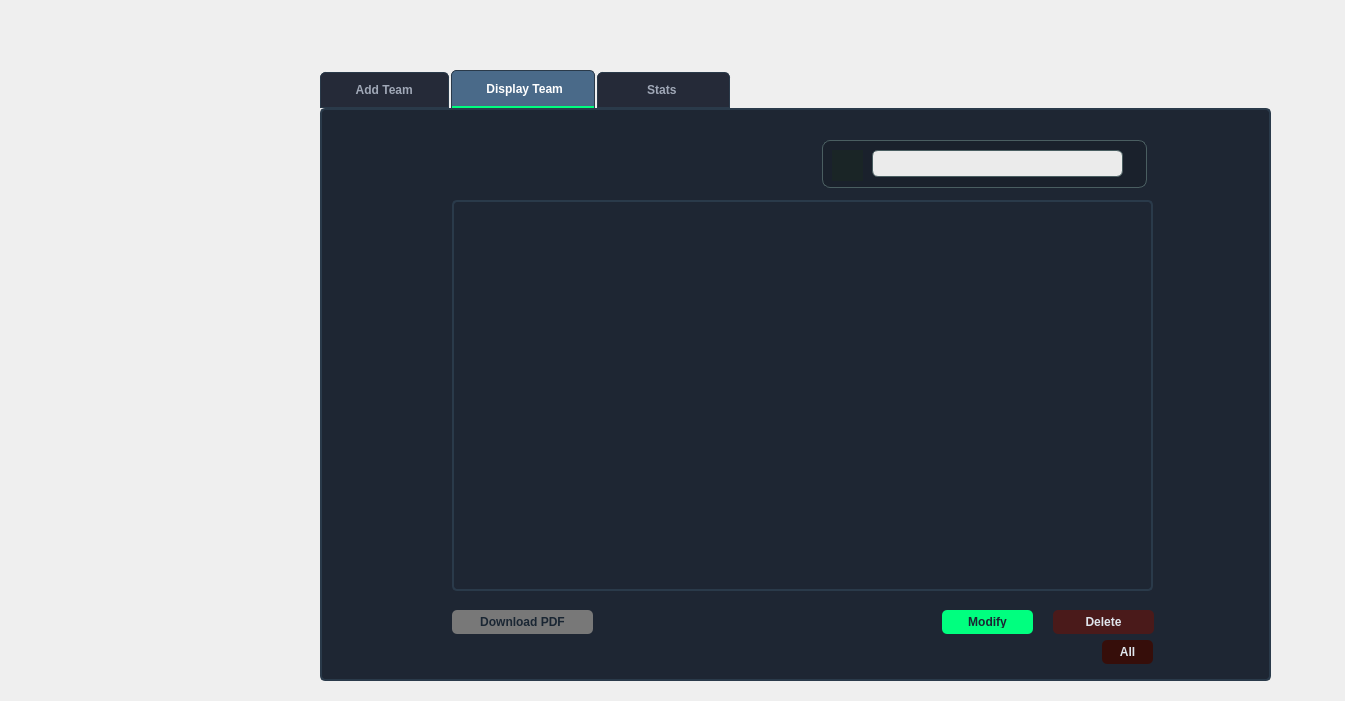
<?xml version="1.0" encoding="UTF-8"?>
<ui version="4.0">
 <class>Form</class>
 <widget class="QWidget" name="Form">
  <property name="geometry">
   <rect>
    <x>0</x>
    <y>0</y>
    <width>1345</width>
    <height>701</height>
   </rect>
  </property>
  <property name="windowTitle">
   <string>Form</string>
  </property>
  <widget class="QTabWidget" name="tabWidget">
   <property name="geometry">
    <rect>
     <x>320</x>
     <y>70</y>
     <width>951</width>
     <height>611</height>
    </rect>
   </property>
   <property name="layoutDirection">
    <enum>Qt::LayoutDirection::LeftToRight</enum>
   </property>
   <property name="styleSheet">
    <string notr="true">/* Style for the QTabWidget pane (content area) */
QTabWidget#tabWidget::pane {
    background-color: #1E2633; /* Match the form widget background */
    border: 2px solid #2A3A4A; /* Subtle blue-gray border */
    border-radius: 5px;
}

/* Style for the tab bar (tabs) */
QTabBar::tab {
    background-color: #252A38; /* Slightly lighter than the pane */
    color: #B0C0D0; /* Light grayish-blue for inactive tab text */
    padding: 10px 20px; /* Increased padding for better spacing */
    border: 1px solid #2A3A4A; /* Subtle border */
    border-top-left-radius: 5px;
    border-top-right-radius: 5px;
    margin-right: 2px; /* Space between tabs */
    font-size: 12px;
    font-weight: 500;
}

/* Style for the selected tab */
QTabBar::tab:selected {
    background-color: #2E3440; /* Darker shade for the active tab */
    color: #E0E6ED; /* Brighter text for the active tab */
    font-weight: bold;
    border-bottom: 2px solid #00FF7F; /* Green underline to match the accent */
}

/* Style for tab on hover */
QTabBar::tab:hover {
    background-color: #353F4D; /* Lighter blue-gray on hover */
    color: #E0E6ED;
}

/* Style for non-selected tabs */
QTabBar::tab:!selected {
    margin-top: 2px; /* Slightly lower non-selected tabs */
    color: #A0A8B7; /* Dimmer text for non-selected tabs */
}

/* Style for the tab bar's corner button (if any) */
QTabWidget#tabWidget QTableCornerButton::section {
    background-color: #252A38;
    border: 1px solid #2A3A4A;
}
QTabBar::tab:hover {
    background: #3d5a73; /* Slight highlight on hover */
}

QTabBar::tab:selected {
    background: #34495e;
    font-weight: bold;
}
/* Selected tab */
QTabBar::tab:selected {
    background: #4a6a89;
    color: #ffffff;
}

/* Unselected tabs */
QTabBar::tab:!selected {
    margin-top: 2px;
}</string>
   </property>
   <property name="currentIndex">
    <number>1</number>
   </property>
   <widget class="QWidget" name="tab">
    <attribute name="title">
     <string>     Add Team     </string>
    </attribute>
    <widget class="QWidget" name="widget" native="true">
     <property name="geometry">
      <rect>
       <x>220</x>
       <y>60</y>
       <width>541</width>
       <height>491</height>
      </rect>
     </property>
     <property name="styleSheet">
      <string notr="true">background-color: rgb(25, 31, 42);
    color: #FFFFFF;
    font-family: 'Segoe UI', Arial, sans-serif;
    font-size: 12px;
    border-radius: 15px;
    padding: 15px;
    spacing: 2px;
</string>
     </property>
     <layout class="QGridLayout" name="gridLayout_3">
      <item row="10" column="0">
       <widget class="QPushButton" name="button1">
        <property name="styleSheet">
         <string notr="true">background-color: #00FF7F; /* Green to match the accent */
    color: #1A2633; /* Dark blue text for contrast */
    font-size: 12px;
    font-weight: bold;
    border-radius: 5px;
    padding: 6px 12px;
    margin-left: 350px;
    margin-right: 20px;
    margin-bottom: 5px;</string>
        </property>
        <property name="text">
         <string>Confirm</string>
        </property>
       </widget>
      </item>
      <item row="3" column="0">
       <widget class="QComboBox" name="cb">
        <property name="styleSheet">
         <string notr="true">background-color: #2A3240;
  border: 1px solid #3A4A5A;
    border-radius: 5px;
    padding: 5px;
    color: #E0E6ED;
    margin-left: 15px;
    margin-right: 15px;

Qcb::drop-down {
    border-left: 1px solid #3A4A5A;
    width: 20px;
}
Qcb:focus {
    border: 1px solid #00FF7F;
    background-color: #323A48;
}</string>
        </property>
        <item>
         <property name="text">
          <string extracomment="eu">bernabeu</string>
         </property>
        </item>
        <item>
         <property name="text">
          <string extracomment="eu">Santiago Bernabéu</string>
         </property>
        </item>
        <item>
         <property name="text">
          <string extracomment="eu">Camp Nou</string>
         </property>
        </item>
        <item>
         <property name="text">
          <string extracomment="eu">Old Trafford</string>
         </property>
        </item>
        <item>
         <property name="text">
          <string extracomment="eu">Wembley Stadium</string>
         </property>
        </item>
       </widget>
      </item>
      <item row="6" column="0">
       <widget class="QLabel" name="label_10">
        <property name="styleSheet">
         <string notr="true">color: #A0A8B7;
font-weight: bold;
padding-bottom: 5px;background-color:transparent;</string>
        </property>
        <property name="text">
         <string>         Team_Logo :</string>
        </property>
       </widget>
      </item>
      <item row="1" column="0">
       <widget class="QLineEdit" name="l1">
        <property name="styleSheet">
         <string notr="true">background-color: #2A3240; /* Darker blue-gray for input fields */
    border: 1px solid #3A4A5A; /* Subtle blue-gray border */
    border-radius: 5px;
    padding: 5px;
    color: #E0E6ED; /* Light gray text for readability */
    margin-left: 15px;
    margin-right: 15px;
</string>
        </property>
        <property name="text">
         <string/>
        </property>
       </widget>
      </item>
      <item row="4" column="0">
       <widget class="QLabel" name="label_9">
        <property name="styleSheet">
         <string notr="true">color: #A0A8B7;
font-weight: bold;
padding-bottom: 5px;background-color:transparent;</string>
        </property>
        <property name="text">
         <string>         Budget :</string>
        </property>
       </widget>
      </item>
      <item row="8" column="0">
       <widget class="QLabel" name="label_11">
        <property name="styleSheet">
         <string notr="true">color: #A0A8B7;
font-weight: bold;
padding-bottom: 5px;background-color:transparent;</string>
        </property>
        <property name="text">
         <string>        Team_ABV :</string>
        </property>
       </widget>
      </item>
      <item row="0" column="0">
       <widget class="QLabel" name="label_7">
        <property name="styleSheet">
         <string notr="true">color: #A0A8B7;
font-weight: bold;
padding-bottom: 5px;background-color:transparent;</string>
        </property>
        <property name="text">
         <string>          Team_Name :</string>
        </property>
       </widget>
      </item>
      <item row="2" column="0">
       <widget class="QLabel" name="label_8">
        <property name="styleSheet">
         <string notr="true">color: #A0A8B7;
font-weight: bold;
padding-bottom: 5px;background-color:transparent;</string>
        </property>
        <property name="text">
         <string>         Home_Stadium :</string>
        </property>
       </widget>
      </item>
      <item row="5" column="0">
       <widget class="QLineEdit" name="l2">
        <property name="styleSheet">
         <string notr="true">background-color: #2A3240; /* Darker blue-gray for input fields */
    border: 1px solid #3A4A5A; /* Subtle blue-gray border */
    border-radius: 5px;
    padding: 5px;
    color: #E0E6ED; /* Light gray text for readability */
    margin-left: 15px;
    margin-right: 15px;</string>
        </property>
       </widget>
      </item>
      <item row="7" column="0">
       <widget class="QWidget" name="widget_2" native="true">
        <property name="styleSheet">
         <string notr="true">background-color: #2A3240;
    border: 1px solid #3A4A5A;
    border-radius: 5px;
    padding: 3px;
    color: #E0E6ED;
    margin-left: 15px;
    margin-right: 15px;
    margin-bottom: 15px;</string>
        </property>
        <layout class="QHBoxLayout" name="horizontalLayout">
         <item>
          <widget class="QToolButton" name="toolButton">
           <property name="styleSheet">
            <string notr="true">background-color: #1C1F2A;
border: 1px solid #2A2D3A;
border-radius: 5px;
padding: 3px;
color: white;
margin-left: 15px;
margin-right:15px;
margin-bottom:15px;</string>
           </property>
           <property name="text">
            <string>...</string>
           </property>
          </widget>
         </item>
         <item>
          <widget class="QLabel" name="label_2">
           <property name="styleSheet">
            <string notr="true">color: #A0A8B7;
padding-left: 10px;
background-color: transparent;</string>
           </property>
           <property name="text">
            <string>insert logo here</string>
           </property>
          </widget>
         </item>
        </layout>
       </widget>
      </item>
      <item row="9" column="0">
       <widget class="QLineEdit" name="l2_2">
        <property name="styleSheet">
         <string notr="true">background-color: #2A3240; /* Darker blue-gray for input fields */
    border: 1px solid #3A4A5A; /* Subtle blue-gray border */
    border-radius: 5px;
    padding: 5px;
    color: #E0E6ED; /* Light gray text for readability */
    margin-left: 15px;
    margin-right: 15px;</string>
        </property>
       </widget>
      </item>
     </layout>
    </widget>
    <widget class="QLabel" name="label_4">
     <property name="geometry">
      <rect>
       <x>320</x>
       <y>25</y>
       <width>361</width>
       <height>21</height>
      </rect>
     </property>
     <property name="font">
      <font>
       <family>PT Dusky</family>
       <pointsize>12</pointsize>
       <bold>true</bold>
      </font>
     </property>
     <property name="styleSheet">
      <string notr="true">background-color: transparent
;</string>
     </property>
     <property name="text">
      <string>FILL IN THIS FORM TO ADD A TEAM</string>
     </property>
    </widget>
    <widget class="QLabel" name="label_19">
     <property name="geometry">
      <rect>
       <x>250</x>
       <y>170</y>
       <width>17</width>
       <height>17</height>
      </rect>
     </property>
     <property name="styleSheet">
      <string notr="true">background-color:transparent;</string>
     </property>
     <property name="text">
      <string/>
     </property>
     <property name="pixmap">
      <pixmap resource="images.qrc">:/img/terrain.png</pixmap>
     </property>
     <property name="scaledContents">
      <bool>true</bool>
     </property>
    </widget>
    <widget class="QLabel" name="label_27">
     <property name="geometry">
      <rect>
       <x>250</x>
       <y>250</y>
       <width>12</width>
       <height>18</height>
      </rect>
     </property>
     <property name="styleSheet">
      <string notr="true">background-color:transparent;</string>
     </property>
     <property name="text">
      <string/>
     </property>
     <property name="pixmap">
      <pixmap resource="images.qrc">:/img/money.png</pixmap>
     </property>
     <property name="scaledContents">
      <bool>true</bool>
     </property>
    </widget>
    <widget class="QLabel" name="label_28">
     <property name="geometry">
      <rect>
       <x>250</x>
       <y>90</y>
       <width>17</width>
       <height>17</height>
      </rect>
     </property>
     <property name="styleSheet">
      <string notr="true">color: #B0C0D0;background-color:transparent;</string>
     </property>
     <property name="text">
      <string/>
     </property>
     <property name="pixmap">
      <pixmap resource="images.qrc">:/img/Userr.png</pixmap>
     </property>
     <property name="scaledContents">
      <bool>true</bool>
     </property>
    </widget>
    <widget class="QLabel" name="label_29">
     <property name="geometry">
      <rect>
       <x>250</x>
       <y>326</y>
       <width>21</width>
       <height>21</height>
      </rect>
     </property>
     <property name="styleSheet">
      <string notr="true">background-color:transparent;</string>
     </property>
     <property name="text">
      <string/>
     </property>
     <property name="pixmap">
      <pixmap resource="images.qrc">:/img/logo.png</pixmap>
     </property>
     <property name="scaledContents">
      <bool>true</bool>
     </property>
    </widget>
    <widget class="QLabel" name="label_30">
     <property name="geometry">
      <rect>
       <x>250</x>
       <y>450</y>
       <width>18</width>
       <height>16</height>
      </rect>
     </property>
     <property name="styleSheet">
      <string notr="true">background-color:transparent;</string>
     </property>
     <property name="text">
      <string/>
     </property>
     <property name="pixmap">
      <pixmap resource="images.qrc">:/img/abv.png</pixmap>
     </property>
     <property name="scaledContents">
      <bool>true</bool>
     </property>
    </widget>
    <widget class="QPushButton" name="resetButton">
     <property name="geometry">
      <rect>
       <x>780</x>
       <y>510</y>
       <width>31</width>
       <height>24</height>
      </rect>
     </property>
     <property name="styleSheet">
      <string notr="true">background-color: rgb(132, 132, 132);
       color: white;            
        font-family: Arial;      
        font-size: 12px;        
       font-weight: bold;      
        border: 1px solid grey ;
        border-radius: 5px;      
        padding: 5px 10px;        
    
</string>
     </property>
     <property name="text">
      <string/>
     </property>
     <property name="icon">
      <iconset resource="images.qrc">
       <normaloff>:/img/reset.png</normaloff>:/img/reset.png</iconset>
     </property>
    </widget>
   </widget>
   <widget class="QWidget" name="tab_2">
    <attribute name="title">
     <string>     Display Team    </string>
    </attribute>
    <widget class="QTableWidget" name="tableWidget">
     <property name="geometry">
      <rect>
       <x>130</x>
       <y>90</y>
       <width>701</width>
       <height>391</height>
      </rect>
     </property>
     <property name="styleSheet">
      <string notr="true">/* Style for the QTableWidget */

QTableWidget#tableWidget {

background-color: #1E2633; /* Match tab pane and form widget */

border: 2px solid #2A3A4A; /* Subtle blue-gray border */

gridline-color: #3A4A5A; /* Light grid lines */

alternate-background-color: #252A38; /* Alternating row color */

color: #E0E6ED; /* Light gray text */

selection-background-color: #00FF7F; /* Green selection */

selection-color: #1A2633; /* Dark blue text on selection */

border-radius: 5px;

}

QTableWidget#tableWidget::item {

padding: 5px;

border: none; /* Remove individual cell borders */

}

QTableWidget#tableWidget::item:focus {

outline: none; /* Remove focus outline */

}



/* Style for the table header */

QHeaderView::section {

background-color: #252A38; /* Match alternating row color */

color: #E0E6ED;

border: 1px solid #2A3A4A;

padding: 4px;

font-weight: bold;

border-radius: 0;

}

QTableWidget#tableWidget QTableCornerButton::section {

background-color: #252A38;

border: 1px solid #2A3A4A;

}</string>
     </property>
    </widget>
    <widget class="QFrame" name="frame_5">
     <property name="geometry">
      <rect>
       <x>500</x>
       <y>30</y>
       <width>325</width>
       <height>48</height>
      </rect>
     </property>
     <property name="styleSheet">
      <string notr="true">QFrame#frame_5 {
    background-color: #1a212c; /* Dark background to match the page */
    border: 1px solid #4A5E61; /* Slightly lighter border to match other elements */
    border-radius: 8px; /* Rounded corners to match the page's design */
}</string>
     </property>
     <property name="frameShape">
      <enum>QFrame::Shape::StyledPanel</enum>
     </property>
     <property name="frameShadow">
      <enum>QFrame::Shadow::Raised</enum>
     </property>
     <widget class="QLineEdit" name="searchBar">
      <property name="geometry">
       <rect>
        <x>50</x>
        <y>10</y>
        <width>251</width>
        <height>27</height>
       </rect>
      </property>
      <property name="styleSheet">
       <string notr="true">
/* Styling the QLineEdit (searchBar) inside frame_5 */
QFrame#frame_5 QLineEdit#searchBar {
    background-color: #ebebeb; /* Same dark background as the frame */
    border: 1px solid #4A5E61; /* Light gray border to match the page's style */
    border-radius: 6px; /* Slightly smaller radius for the inner widget */
    padding: 5px 30px 5px 10px; /* Padding to make room for the icon on the right */
    color: black; /* Light gray text to match the page's text color */
    font-size: 14px; /* Readable font size */
}
</string>
      </property>
     </widget>
     <widget class="QFrame" name="frame_7">
      <property name="geometry">
       <rect>
        <x>10</x>
        <y>10</y>
        <width>31</width>
        <height>31</height>
       </rect>
      </property>
      <property name="styleSheet">
       <string notr="true">/* Styling the QFrame (frame_7) for the search icon */
QFrame#frame_7 {
    background-color: #1A2526;
    border: none;
    border-radius: 6px 0 0 6px;
    padding: 0;
    margin: 0;
}</string>
      </property>
      <property name="frameShape">
       <enum>QFrame::Shape::StyledPanel</enum>
      </property>
      <property name="frameShadow">
       <enum>QFrame::Shadow::Raised</enum>
      </property>
      <widget class="QLabel" name="label_21">
       <property name="geometry">
        <rect>
         <x>10</x>
         <y>10</y>
         <width>15</width>
         <height>15</height>
        </rect>
       </property>
       <property name="text">
        <string/>
       </property>
       <property name="pixmap">
        <pixmap resource="images.qrc">:/img/search.png</pixmap>
       </property>
       <property name="scaledContents">
        <bool>true</bool>
       </property>
      </widget>
     </widget>
    </widget>
    <widget class="QPushButton" name="deleteButton">
     <property name="geometry">
      <rect>
       <x>731</x>
       <y>500</y>
       <width>101</width>
       <height>24</height>
      </rect>
     </property>
     <property name="styleSheet">
      <string notr="true">/* Style for the Delete button */
QPushButton#deleteButton {
    background-color: #4A1A1A; /* Muted dark red */
    color: #E0E6ED; /* Light gray text */
    font-size: 12px;
    font-weight: bold;
    border-radius: 5px;
    padding: 6px 12px;
}
QPushButton#deleteButton:hover {
    background-color: #5A2A2A; /* Lighter red on hover */
}
QPushButton#deleteButton:pressed {
    background-color: #6A3A3A; /* Darker red when pressed */
}</string>
     </property>
     <property name="text">
      <string>Delete</string>
     </property>
    </widget>
    <widget class="QPushButton" name="modifyButton">
     <property name="geometry">
      <rect>
       <x>620</x>
       <y>500</y>
       <width>101</width>
       <height>24</height>
      </rect>
     </property>
     <property name="styleSheet">
      <string notr="true">/* Style for the Modify button */
QPushButton#modifyButton {
    background-color: #00FF7F; /* Green to match the accent */
    color: #1A2633; /* Dark blue text */
    font-size: 12px;
    font-weight: bold;
    border-radius: 5px;
    padding: 6px 12px;
    margin-right: 10px;
}
QPushButton#modifyButton:hover {
    background-color: #00CC66; /* Darker green on hover */
}
QPushButton#modifyButton:pressed {
    background-color: #00994D; /* Even darker green when pressed */
}</string>
     </property>
     <property name="text">
      <string>Modify</string>
     </property>
    </widget>
    <widget class="QPushButton" name="downloadButton">
     <property name="geometry">
      <rect>
       <x>130</x>
       <y>500</y>
       <width>151</width>
       <height>24</height>
      </rect>
     </property>
     <property name="styleSheet">
      <string notr="true">/* Style for the Modify button */
QPushButton#downloadButton {
	background-color: rgb(120, 120, 120);
    color: #1A2633; /* Dark blue text */
    font-size: 12px;
    font-weight: bold;
    border-radius: 5px;
    padding: 6px 12px;
    margin-right: 10px;
}
QPushButton#downloadButton:hover {
    background-color:#ffffff ; /* Darker green on hover */
}
QPushButton#downloadButton:pressed {
    background-color: #ffffff; /* Even darker green when pressed */
}</string>
     </property>
     <property name="text">
      <string>Download PDF</string>
     </property>
    </widget>
    <widget class="QPushButton" name="deleteButton_2">
     <property name="geometry">
      <rect>
       <x>780</x>
       <y>530</y>
       <width>51</width>
       <height>24</height>
      </rect>
     </property>
     <property name="styleSheet">
      <string notr="true">/* Style for the Delete button */
QPushButton#deleteButton_2 {
    background-color: #360e0a; /* Muted dark red */
    color: #E0E6ED; /* Light gray text */
    font-size: 12px;
    font-weight: bold;
    border-radius: 5px;
    padding: 6px 12px;
}
QPushButton#deleteButton_2:hover {
    background-color: #5A2A2A; /* Lighter red on hover */
}
QPushButton#deleteButton_2:pressed {
    background-color: #6A3A3A; /* Darker red when pressed */
}</string>
     </property>
     <property name="text">
      <string>All</string>
     </property>
    </widget>
   </widget>
   <widget class="QWidget" name="tab_3">
    <attribute name="title">
     <string>         Stats          </string>
    </attribute>
   </widget>
  </widget>
 </widget>
 <resources>
  <include location="images.qrc"/>
 </resources>
 <connections/>
</ui>
